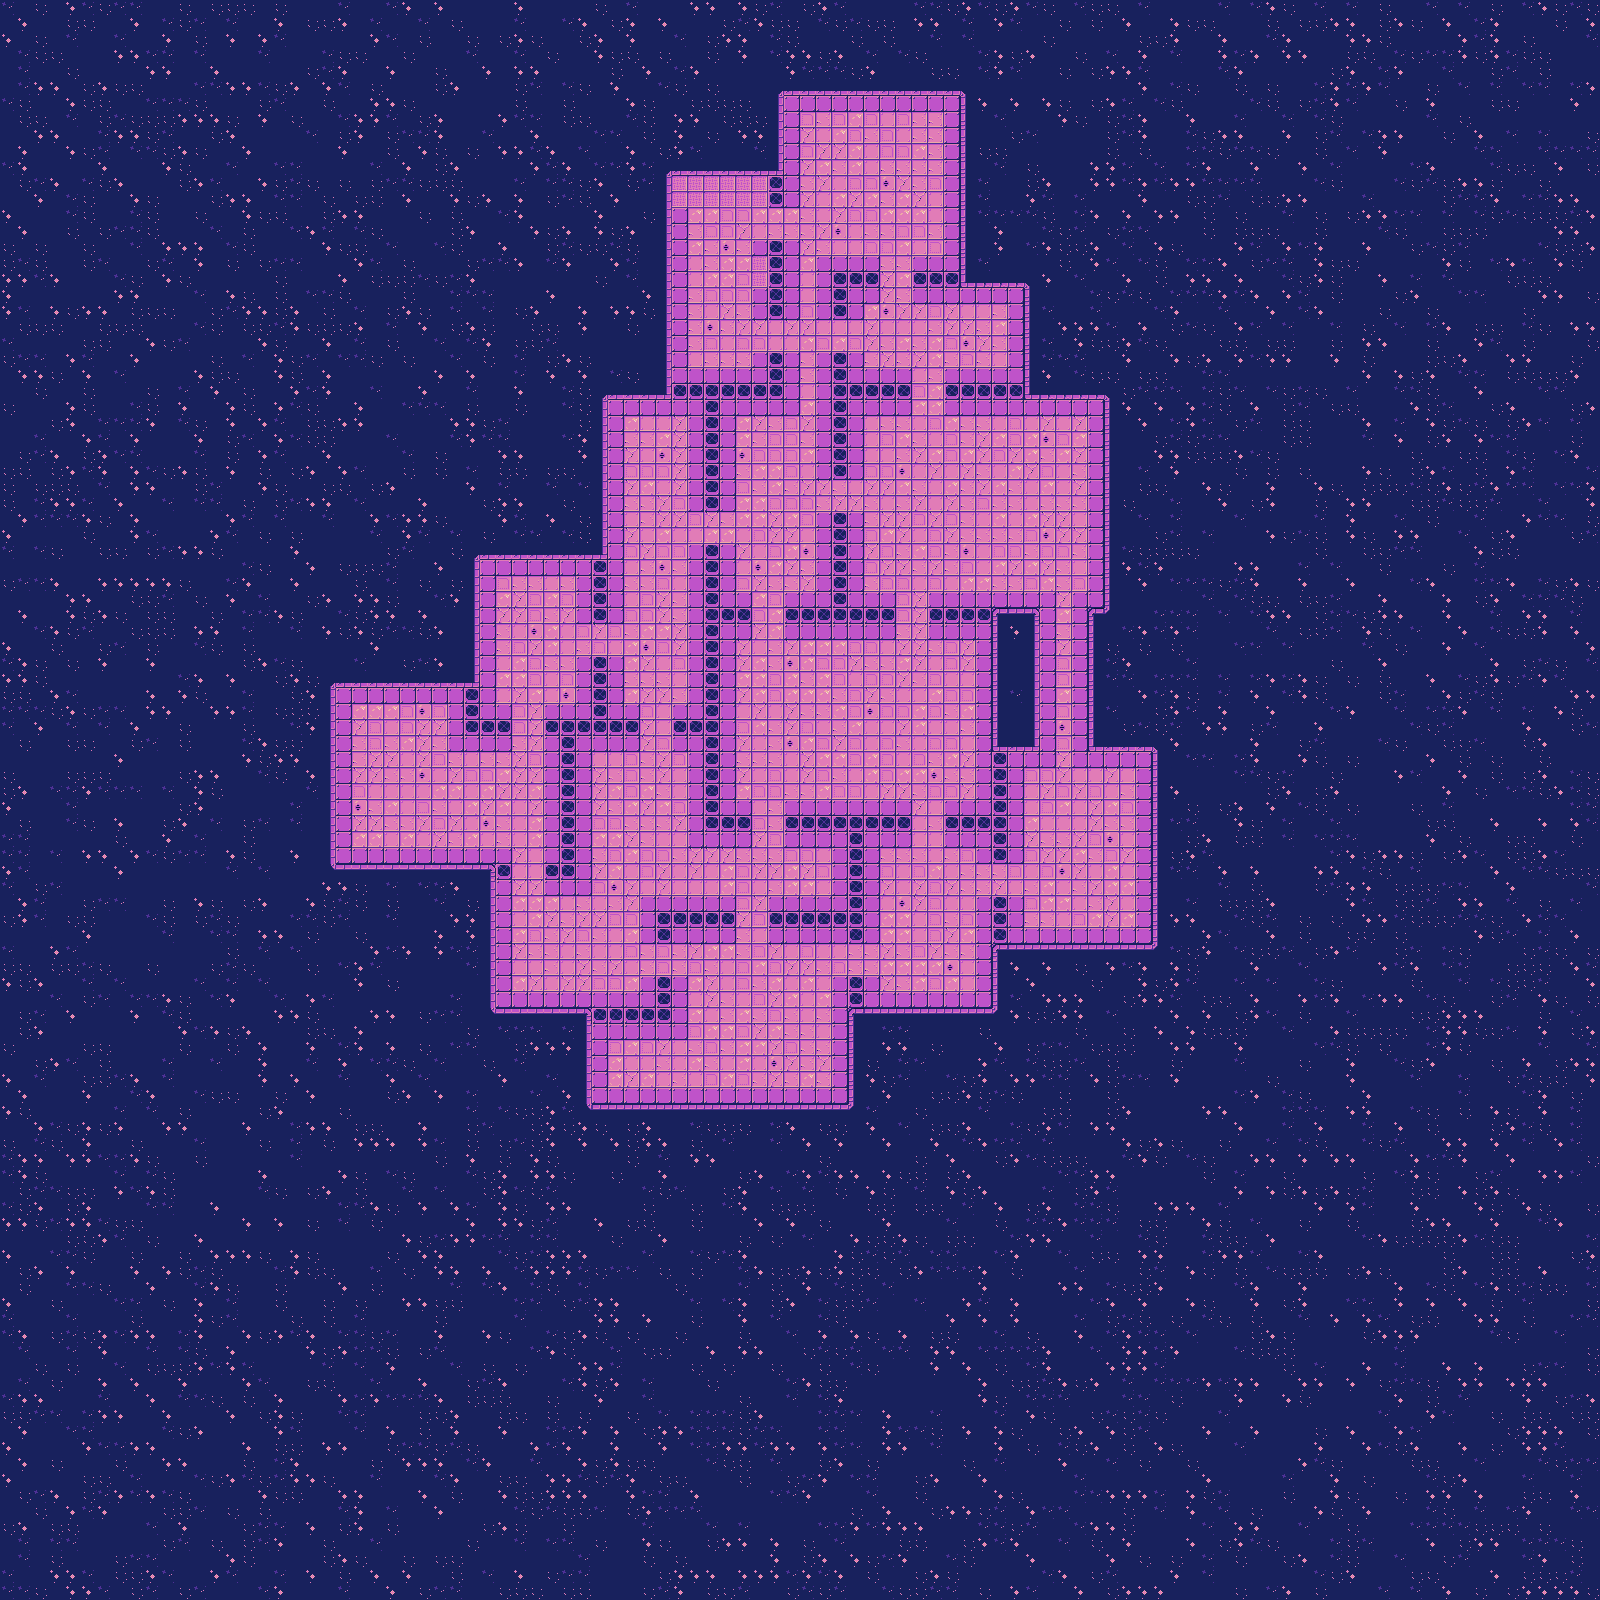

This game map was drawn from its Tiled (.tmx) file and the tilesets committed beside it. A one-line description and the trimmed map source follow:
An orthogonal 100x100 tile map with 16x16 px tiles, 2 tile layers (Background, Graphics) and 65 objects.

<map version="1.5" tiledversion="1.7.2" orientation="orthogonal" renderorder="right-down" width="100" height="100" tilewidth="16" tileheight="16" infinite="0" nextlayerid="27" nextobjectid="258">
 <tileset firstgid="1" source="space.tsx" />
 <layer id="16" name="Background" width="100" height="100">
  <data>[10000 cells, 10000 non-empty, 6 distinct tile ids]</data>
 </layer>
 <layer id="17" name="Graphics" width="100" height="100">
  <data>[10000 cells, 9993 non-empty, 29 distinct tile ids]</data>
 </layer>
 <objectgroup id="23" name="walls">
  <object id="187" x="672" y="160" width="112" height="16" />
  <object id="188" x="768" y="96" width="16" height="64" />
  <object id="189" x="784" y="80" width="176" height="16" />
  <object id="190" x="960" y="96" width="16" height="192" />
  <object id="191" x="976" y="272" width="48" height="16" />
  <object id="192" x="1024" y="288" width="16" height="112" />
  <object id="193" x="1040" y="384" width="64" height="16" />
  <object id="194" x="1104" y="400" width="16" height="208" />
  <object id="196" x="1088" y="608" width="16" height="144" />
  <object id="197" x="1104" y="736" width="48" height="16" />
  <object id="198" x="1152" y="752" width="16" height="192" />
  <object id="199" x="992" y="944" width="160" height="16" />
  <object id="200" x="992" y="960" width="16" height="48" />
  <object id="201" x="848" y="1008" width="144" height="16" />
  <object id="202" x="848" y="1024" width="16" height="80" />
  <object id="203" x="592" y="1104" width="256" height="16" />
  <object id="204" x="576" y="1008" width="16" height="96" />
  <object id="205" x="496" y="1008" width="80" height="16" />
  <object id="206" x="480" y="864" width="16" height="144" />
  <object id="207" x="336" y="864" width="144" height="16" />
  <object id="208" x="320" y="688" width="16" height="176" />
  <object id="209" x="336" y="672" width="144" height="16" />
  <object id="210" x="464" y="560" width="16" height="112" />
  <object id="211" x="480" y="544" width="128" height="16" />
  <object id="212" x="592" y="400" width="16" height="144" />
  <object id="213" x="608" y="384" width="64" height="16" />
  <object id="214" x="656" y="176" width="16" height="208" />
  <object id="215" x="992" y="608" width="48" height="144" />
  <object id="216" x="768" y="176" width="16" height="31" />
  <object id="217" x="768" y="239.833" width="16" height="79.1667" />
  <object id="218" x="832" y="272" width="48" height="16" />
  <object id="219" x="832" y="288" width="16" height="32" />
  <object id="220" x="912" y="272" width="48" height="16" />
  <object id="222" x="832" y="352.333" width="16" height="126.667" />
  <object id="223" x="848" y="384" width="64" height="16" />
  <object id="224" x="944" y="384" width="80" height="16" />
  <object id="225" x="672" y="384" width="112" height="16" />
  <object id="228" x="768" y="351.667" width="16" height="32.3333" />
  <object id="229" x="704" y="400" width="16" height="111.667" />
  <object id="230" x="832" y="510.666" width="16" height="97.3334" />
  <object id="231" x="784" y="608" width="112" height="16" />
  <object id="232" x="928" y="608" width="64" height="16" />
  <object id="233" x="704" y="543.667" width="16" height="288.333" />
  <object id="234" x="720" y="816" width="32" height="16" />
  <object id="235" x="672" y="720" width="32" height="16" />
  <object id="236" x="720" y="608" width="32" height="16" />
  <object id="237" x="592" y="560" width="16" height="63.375" />
  <object id="238" x="592" y="655.875" width="16" height="64.125" />
  <object id="239" x="544" y="720" width="96" height="16" />
  <object id="240" x="560" y="736" width="16" height="128" />
  <object id="241" x="544" y="864" width="32" height="16" />
  <object id="242" x="496" y="864" width="16" height="16" />
  <object id="243" x="464" y="688" width="16" height="48" />
  <object id="244" x="480" y="720" width="32" height="16" />
  <object id="245" x="592" y="1008" width="80" height="16" />
  <object id="246" x="656" y="975" width="16" height="33" />
  <object id="247" x="656" y="912" width="16" height="31.8182" />
  <object id="248" x="672" y="912" width="64" height="16" />
  <object id="251" x="768" y="912" width="80" height="16" />
  <object id="252" x="848" y="832" width="16" height="110.5" />
  <object id="253" x="784" y="816" width="128" height="16" />
  <object id="254" x="848" y="975" width="16" height="33" />
  <object id="255" x="944" y="816" width="48" height="16" />
  <object id="256" x="992" y="752" width="16" height="111.841" />
  <object id="257" x="992" y="895.932" width="16" height="48.0682" />
 </objectgroup>
</map>